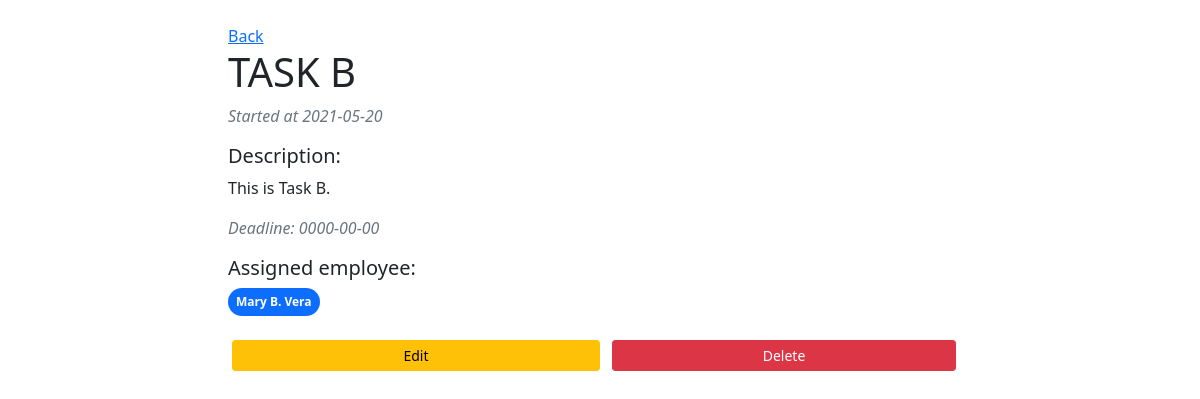
Screenshot of /manager/tasks/view.php?pid=24 (signed in) with the database file from the repository.
### tables this page shows
CREATE TABLE `emp_task` (
  `e_id` char(7) NOT NULL,
  `tnum` int(11) NOT NULL,
  `STATUS` varchar(10) DEFAULT NULL
);

CREATE TABLE `task` (
  `tnumber` int(11) NOT NULL,
  `title` varchar(32) NOT NULL,
  `description` text DEFAULT NULL,
  `date_start` date NOT NULL,
  `deadline` date DEFAULT NULL,
  `pnum` int(11) NOT NULL
);

### manager/tasks/view.php (the view, shortened to what this page needs)
<?php
require_once '../../config/db.php';
$id = $_GET['pid'];
$stmt = $pdo->prepare("SELECT tnumber,emp_id as assigned_id, CONCAT(fname,' ',mi,'. ',lname ) as
                    assigned,emp_task.STATUS,title,description,date_start,deadline,task.pnum FROM task JOIN
                    emp_task ON tnum = tnumber JOIN employee ON e_id = emp_id WHERE tnumber = :id");
$stmt->bindValue(":id", $id);
$stmt->execute();
$data = $stmt->fetch(PDO::FETCH_ASSOC);
?>
<?php include_once '../../components/base/top.php';?>
<div class="container">
    <div class="col-8 mx-auto mt-4">
        <a href="view_all.php?uid=<?php echo $_SESSION['user_id'] . "&dept=". $_SESSION['dept'];?>">Back</a>
        <h1><?php echo $data['title'];?></h1>
        <p class="text-muted"><i>Started at <?php echo $data['date_start'];?></i></p>
        <h5>Description:</h5>
        <p><?php echo $data['description'] ? $data['description'] : "No description yet";?></p>
        <p class="text-muted"><i>Deadline: <?php echo $data['deadline'];?></i></p>
        <h5>Assigned employee:</h5>
        <?php if ($data['assigned']):?>
            <div class="d-flex flex-wrap">
                <span class="me-3 p-2 badge rounded-pill bg-primary"><?php echo $data['assigned'];?></span>
            </div>
        <?php else: ?>
            <p>No assigned employee yet</p>
        <?php endif;?>
        <div class="row mt-4 mb-4 px-3">
            <a href="update.php?id=<?php echo $data['tnumber'];?>" class="col-6 btn btn-warning btn-sm">Edit</a>
            <form action="delete.php" method="post" class="col-6">
                <button type="submit" class="col-12 btn btn-danger btn-sm">Delete</button>
            </form>
        </div>
    </div>
</div>
<?php include_once '../../components/base/bottom.php';?>

### public/style.css (style rules this page uses)
body { padding: 0; margin: 0; overflow-x: hidden; }

### rows the page displays
emp_task: tnum.title "TASK B", tnum.date_start "2021-05-20", tnum.description "This is Task B.", tnum.deadline "0000-00-00"

### other values shown
$data['assigned'] "Mary B. Vera"
